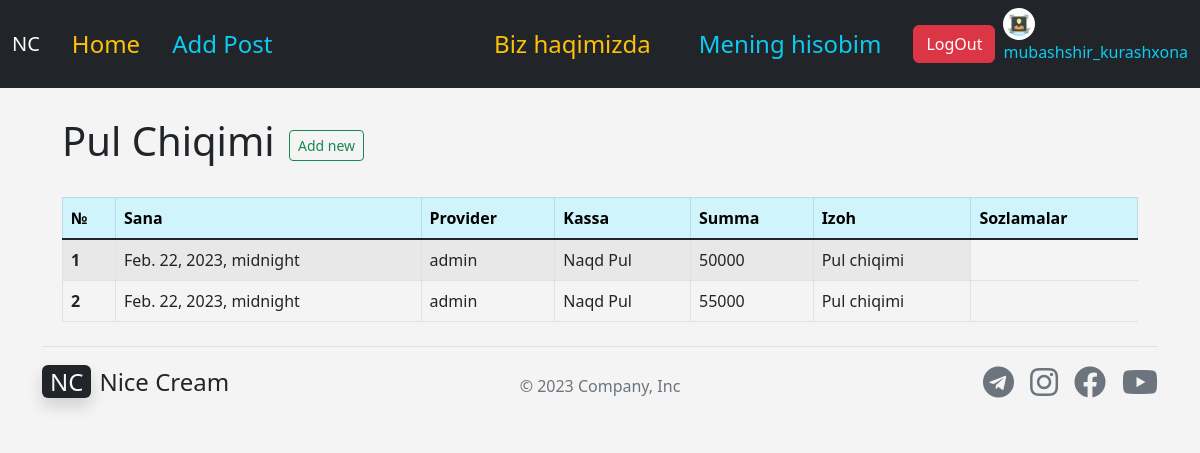
Page /cashes/out_cash_list/ (signed in) on the committed database.
### apps/accounts/models.py (models this page shows)
class User(AbstractUser):
    USER_TYPE_CHOICES = (
        ('PR', 'Provider'),
        ('CL', 'Client'),
    )
    username = models.CharField(max_length=255,unique=True,)
    first_name = models.CharField(max_length=255, blank=True, null=True)
    last_name = models.CharField(max_length=255, blank=True, null=True)
    phone = models.CharField(max_length=50, blank=True, null=True)
    email = models.EmailField(verbose_name='email address', blank=True, max_length=255, null=True)
    activated_date = models.DateTimeField(blank=True, null=True)
    balance = models.IntegerField(default=0)
    image = models.ImageField(default='user4.png',upload_to='images/', blank=True, null=True)
    address = models.CharField(max_length=255, blank=True, null=True)
    is_active = models.BooleanField(default=True)
    is_staff = models.BooleanField(default=False)
    is_superuser = models.BooleanField(default=False)
    user_type = models.CharField(max_length=50,choices=USER_TYPE_CHOICES, default='PR')
    def __str__(self):
        return self.username

### apps/cashes/models.py (models this page shows, shortened)
class OutCash(models.Model):
    out_date = models.DateTimeField('Sana',)
    trader = models.ForeignKey(User, blank=True, null=True, on_delete= models.CASCADE, related_name="payee", limit_choices_to ={'user_type':'PR'})
    cash = models.ForeignKey(Cash, blank=True, null=True, on_delete= models.CASCADE)
    summa = models.IntegerField(null=True,)
    comment = models.TextField(blank=True, null=True, default='Pul chiqimi',)

class Cash(models.Model):
    name = models.CharField('Kassa Nomi', max_length=50)
    balance = models.IntegerField(default=0)
    def __str__(self):
        return self.name

### apps/cashes/views.py (the view)
# urls.py: path('out_cash_list/', views.out_cash_list, name='out_cash_list'),
def out_cash_list(request):
    out_cash_list = OutCash.objects.all().order_by('-out_date')
    return render(request, 'cashes/out_cash_list.html', {
        'out_cash_list' : out_cash_list,
    })

### apps/cashes/templates/cashes/out_cash_list.html (shortened to what this page needs)
{% extends 'base.html' %}
{% block content %}
<div class="container">
<br>
<h1>Pul Chiqimi   <a href="{% url 'add_out_cash' %}" class="btn btn-outline-success btn-sm mx-1">Add new</a></h1><br>
<table class="table table-striped table-hover table-bordered">
    <thead class="table-info">
      <tr>
        <th scope="col">№</th>
        <th scope="col">Sana</th>
        <th scope="col">Provider</th>
        <th scope="col">Kassa</th>
        <th scope="col">Summa</th>
        <th scope="col">Izoh</th>
        <th scope="col">Sozlamalar</th>
      </tr>
    </thead>
    <tbody class="table-group-divider">
      {% for cash in out_cash_list %}
      <tr>
        <th scope="row">{{ forloop.counter }}</th>
        <td>{{ cash.out_date }}</td>
        <td>{{ cash.trader }}</td>
        <td>{{ cash.cash}}</td>
        <td>{{ cash.summa}}</td>
        <td>{{ cash.comment }}</td>
      </tr>
      {% endfor %}
    </tbody>
  </table>
</div>
{% endblock content %}

### templates/navbar.html (shortened to what this page needs)
<nav class="navbar navbar-dark navbar-expand-lg bg-dark">
    <div class="container-fluid">
      <a class="navbar-brand" href="{% url 'home' %}">NC</a>
      <div class="collapse navbar-collapse" id="navbarSupportedContent">
        <a href="{% url 'home' %}" class="nav-link px-3 text-warning fs-4">Home</a>
        <a href="{% url 'post_new' %}" class="nav-link px-3 text-info fs-4">Add Post</a>
          <a href="{% url 'home' %}" class="nav-link px-4 text-warning fs-4">Biz haqimizda</a>
          {% if user.is_authenticated %}
          <a href="{% url 'home' %}" class="nav-link px-4 text-info fs-4">Mening hisobim</a>
          <a href="{% url 'logout' %}" class="btn btn-danger mt-2 mb-2 mx-2">LogOut</a>
          <div class="d-block">
              {% if user.image %}
              <img src="{{ user.image.url }}" alt="mdo" width="32" height="32" class="rounded-circle">
              {% endif %}
            <p class="text-info">{{ user.username }}</p>
          </div>
          {% else %}
          <a href="{% url 'login' %}" class="btn btn-outline-light me-2">Login</a>
          <a href="{% url 'register_user' %}" class="btn btn-warning">Sign-up</a>
          {% endif %}
      </div>
    </div>
  </nav>

### templates/base.html (style rules this page uses)
body { background: #f4f4f4; }

### rows in the picture
User: image (picture), username "mubashshir_kurashxona"
OutCash: out_date "Feb. 22, 2023, midnight", trader "admin", cash "Naqd Pul", summa "50000", comment "Pul chiqimi"
OutCash: out_date "Feb. 22, 2023, midnight", trader "admin", cash "Naqd Pul", summa "55000", comment "Pul chiqimi"
